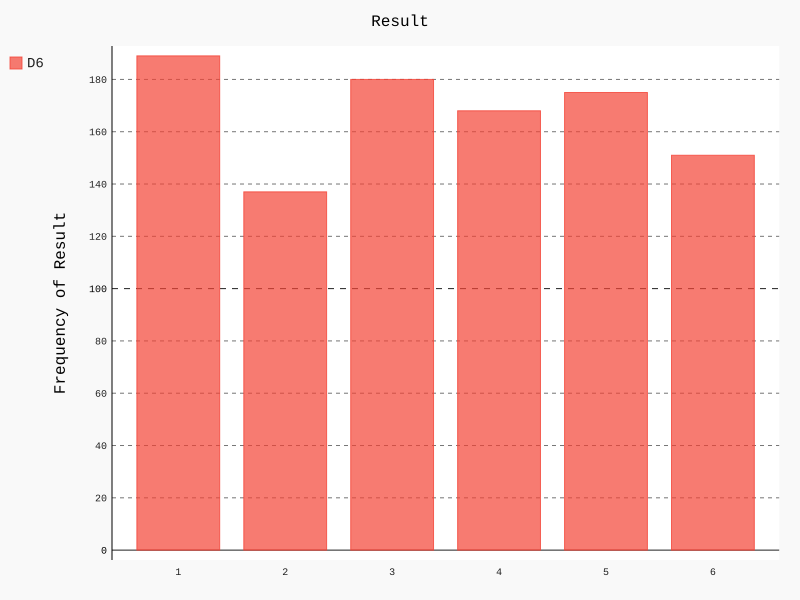

Write the Python code that produced this figure.
import pygal
from die import Die

# Create a D6
die = Die()

# Make some rolls, and store results in a list
results = []
for roll_num in range(1_000):
	result = die.roll()
	results.append(result)

# Analyze the results
frequencies = []
for value in range(1, die.num_sides+1):
	frequency = results.count(value)
	frequencies.append(frequency)

# Visualize the results
hist = pygal.Bar()

hist.title = "Results of rolling one D6 1000 times."
hist.x_labels = ['1','2','3','4','5','6']
hist.title = "Result"
hist.y_title = "Frequency of Result"

hist.add('D6', frequencies)
hist.render_to_file('die_visual.svg')
	
